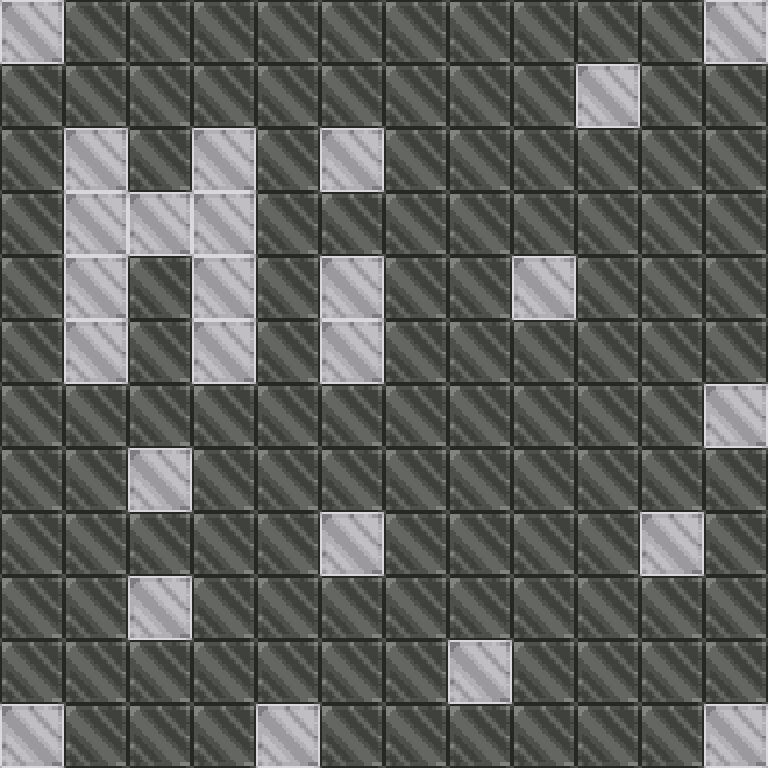

This game map was drawn from its Tiled (.tmx) file and the tilesets committed beside it. A one-line description and the full map source follow:
An orthogonal 12x12 tile map with 64x64 px tiles, 1 tile layer (Tile Layer 1).

<map version="1.2" tiledversion="1.2.1" orientation="orthogonal" renderorder="right-down" width="12" height="12" tilewidth="64" tileheight="64" infinite="0" nextlayerid="3" nextobjectid="1">
 <tileset firstgid="1" source="tiles.tsx" />
 <layer id="2" name="Tile Layer 1" width="12" height="12">
  <data encoding="csv">
2,1,1,1,1,1,1,1,1,1,1,2,
1,1,1,1,1,1,1,1,1,2,1,1,
1,2,1,2,1,2,1,1,1,1,1,1,
1,2,2,2,1,1,1,1,1,1,1,1,
1,2,1,2,1,2,1,1,2,1,1,1,
1,2,1,2,1,2,1,1,1,1,1,1,
1,1,1,1,1,1,1,1,1,1,1,2,
1,1,2,1,1,1,1,1,1,1,1,1,
1,1,1,1,1,2,1,1,1,1,2,1,
1,1,2,1,1,1,1,1,1,1,1,1,
1,1,1,1,1,1,1,2,1,1,1,1,
2,1,1,1,2,1,1,1,1,1,1,2
</data>
 </layer>
</map>
